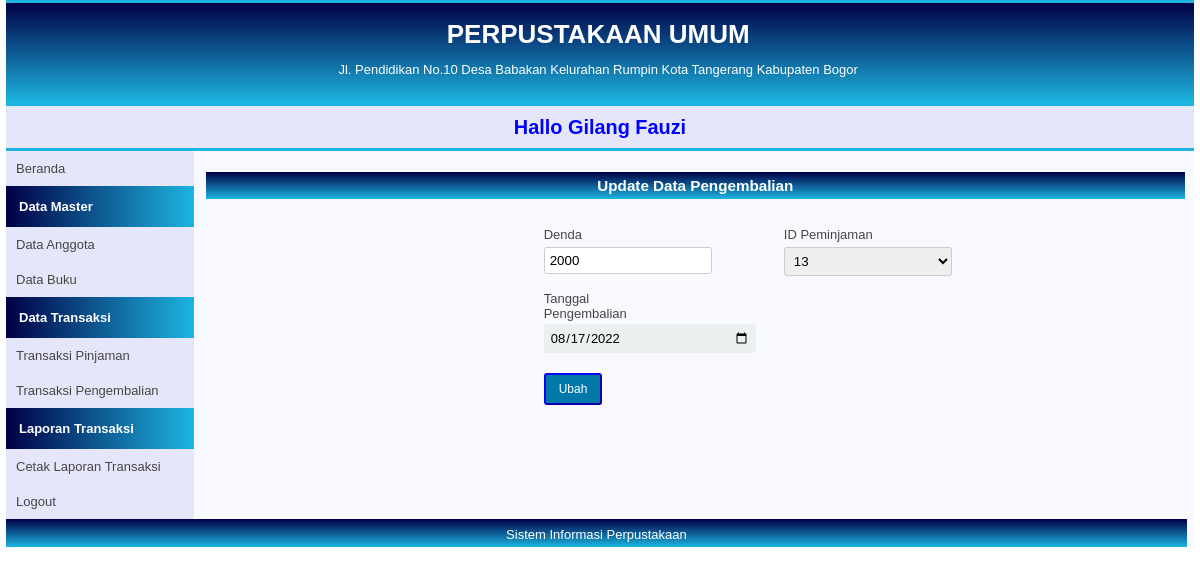
The page /pages/pengembalian/updatePengembalian.php?id_pengembalian=11 on the database its author committed.
### tables this page shows
CREATE TABLE `tbl_pengembalian` (
  `id_pengembalian` int(12) NOT NULL,
  `tgl_pengembalian` date NOT NULL,
  `denda` varchar(12) DEFAULT NULL,
  `id_peminjaman` int(12) NOT NULL
);

### pages/pengembalian/updatePengembalian.php (the view, shortened to what this page needs)
<?php
require '../../proses/koneksi.php';
$id_pengembalian = $_GET['id_pengembalian'];
$query = "SELECT * FROM tbl_pengembalian WHERE id_pengembalian='$id_pengembalian'";
$result = mysqli_query($conn, $query);
?>
<!DOCTYPE html>
<html>
<head>
    <link rel="stylesheet" type="text/css" href="../../assets/css/stylePengembalian.css">
</head>
<body>
    <div id="container">
        <div id="header-top">
            <div id="title-container">
                <div class="subtitle-container">
                    <h1 class="judul">PERPUSTAKAAN UMUM</h1>
                </div>
                <div class="subtitle-container">
                    Jl. Pendidikan No.10 Desa Babakan Kelurahan Rumpin Kota Tangerang Kabupaten Bogor
                </div>
            </div>
        </div>
        <div id="header2-top">
            <h3>
                <marquee behavior="alternate" height="50" scrollamount="6">Hallo Gilang Fauzi
                </marquee>
            </h3>
        </div>
        <div id="sidebar">
            <a href="../../index.php">Beranda</a>
            <p class="label-navigasi">Data Master</p>
            <ul>
                <li><a href="../anggota/dataAnggota.php">Data Anggota</a></li>
                <li><a href="../buku/dataBuku.php">Data Buku</a></li>
            </ul>
            <p class="label-navigasi">Data Transaksi</p>
            <ul>
                <li><a href="../pinjaman/dataPinjaman.php">Transaksi Pinjaman</a></li>
                <li><a href="../pengembalian/dataPengembalian.php">Transaksi Pengembalian</a></li>
            </ul>
            <p class="label-navigasi">Laporan Transaksi</p>
            <ul>
                <li><a href="../../cetakTransaksi.php">Cetak Laporan Transaksi</a></li>
            </ul>
            <a href="#">Logout</a>
        </div>
        <div id="content-container">
            <div class="container">
                <div class="row">
                    <br>
                    <div id="label-page">
                        <h3>Update Data Pengembalian</h3>
                    </div>
                    <div class="form">
                        <form action="../../proses/updatePengembalian.php" method="post">
                            <?php
                            while ($pengembalian = mysqli_fetch_array($result)) {
                            ?>
                            <p>
                                <label>Denda</label>
                                <input type="text" name="denda" value="<?= $pengembalian['denda'] ?>">
                            </p>
                            <p>
                                <label>ID Peminjaman</label>
                                <select name="id_peminjaman">
                                    <option value="<?= $pengembalian['id_peminjaman']; ?>" selected>
                                        <?= $pengembalian['id_peminjaman']; ?></option>
                                    <?php
                                        $result2 = mysqli_query($conn, "SELECT * FROM tbl_pengembalian");
                                        ?>
                                </select>
                            </p>
                            <p>
                                <label>Tanggal Pengembalian</label>
                                <input type="date" name="tgl_pengembalian"
                                    value="<?= $pengembalian['tgl_pengembalian'] ?>">
                            </p>
                            <?php } ?>
                            <p>
                                <button type="submit" name="submit">Ubah</button>
                            </p>
                        </form>
                    </div>
                </div>
            </div>
        </div>
        <div id="footer">Sistem Informasi Perpustakaan</div>
    </div>
</body>
</html>

### assets/css/stylePengembalian.css (style rules this page uses)
* { margin: 0; padding: 0; }
body { font-family: sans-serif; font-size: 13px; }
#container { width: 99%; margin: 0px auto; // 1px(atas) 1px(bawah) 5px(kiri) 5px(kanan) border: 6px solid #919191; background-color: #F8F8FF; }
#header-top { width: 100%; height: 100px; background: linear-gradient(#000046, #1cb5e0); border-top: 3px solid #1cb5e0; border-bottom: 3px solid #1cb5e0; }
#title-container { float: left; width: 97%; padding: 10px; color: white; }
.subtitle-container { float: left; width: 100%; padding: 6px; text-align: center; }
#header2-top { width: 100%; height: 32px; color: blue; font-size: 17px; padding-top: 10px; background-color: #E6E6FA; text-align: center; border-bottom: 3px solid #1cb5e0; }
#sidebar { float: left; width: 15.8%; background-color: #E6E6FA; }
#sidebar ul { list-style: none; }
#sidebar a:link, #sidebar a:visited { color: #464646; text-decoration: none; display: block; padding: 10px; }
.label-navigasi { background: linear-gradient(to right, #000046, #1cb5e0); padding: 13px; color: white; font-weight: bold; }
#content-container { float: left; width: 84.2%; background-color: #F8F8FF; }
#footer { width: 99.4%; height: 20px; clear: both; text-align: center; padding-top: 8px; background: linear-gradient(#000046, #1cb5e0); color: #FFFFFF; }
#label-page { margin-top: 6px; margin-left: 12px; background: linear-gradient(#000046, #1cb5e0); width: 97.9%; color: white; text-align: center; padding-top: 5px; padding-bottom: 5px; }
.form { background: #fff; margin-left: 350px; margin-top: 15px; }
form label { font-size: 1em; width: 120px; padding: 3px 0; color: #464646; vertical-align: top; display: block; }
input[type=text], select { width: 70%; padding: 5px 5px; margin: 2px 0 ; border: 1px solid #ccc; border-radius: 3px; box-sizing: border-box; }
button { padding: 6px; background-color: #0078AA; border-radius: 3px; border-color: blue; color: white; padding: 7px 13px; text-align: center; text-decoration: none; display: inline-block; font-size: 12px; margin-top: 10px; }
@media (min-width: 700px) { .form { width: 60%; } }
form p { float: left; width: 40%; margin-top: 10px; }
form p:last-child { clear: both; width: 100%; }
form p:nth-last-child(2) { clear: both; width: 100%; }
input[type="date"] { appearance: none; -webkit-appearance: none; color: black; width: 200px; font-family: "Helvetica", arial, sans-serif; font-size: 13px; border:1px solid #ecf0f1; background:#ecf0f1; padding:5px; display: inline-block !important; visibility: visible !important; }
input[type="date"], focus { box-shadow: none; -webkit-box-shadow: none; -moz-box-shadow: none; }

### rows shown on the page
tbl_pengembalian: denda "2000", id_peminjaman "13", tgl_pengembalian "08/17/2022"
